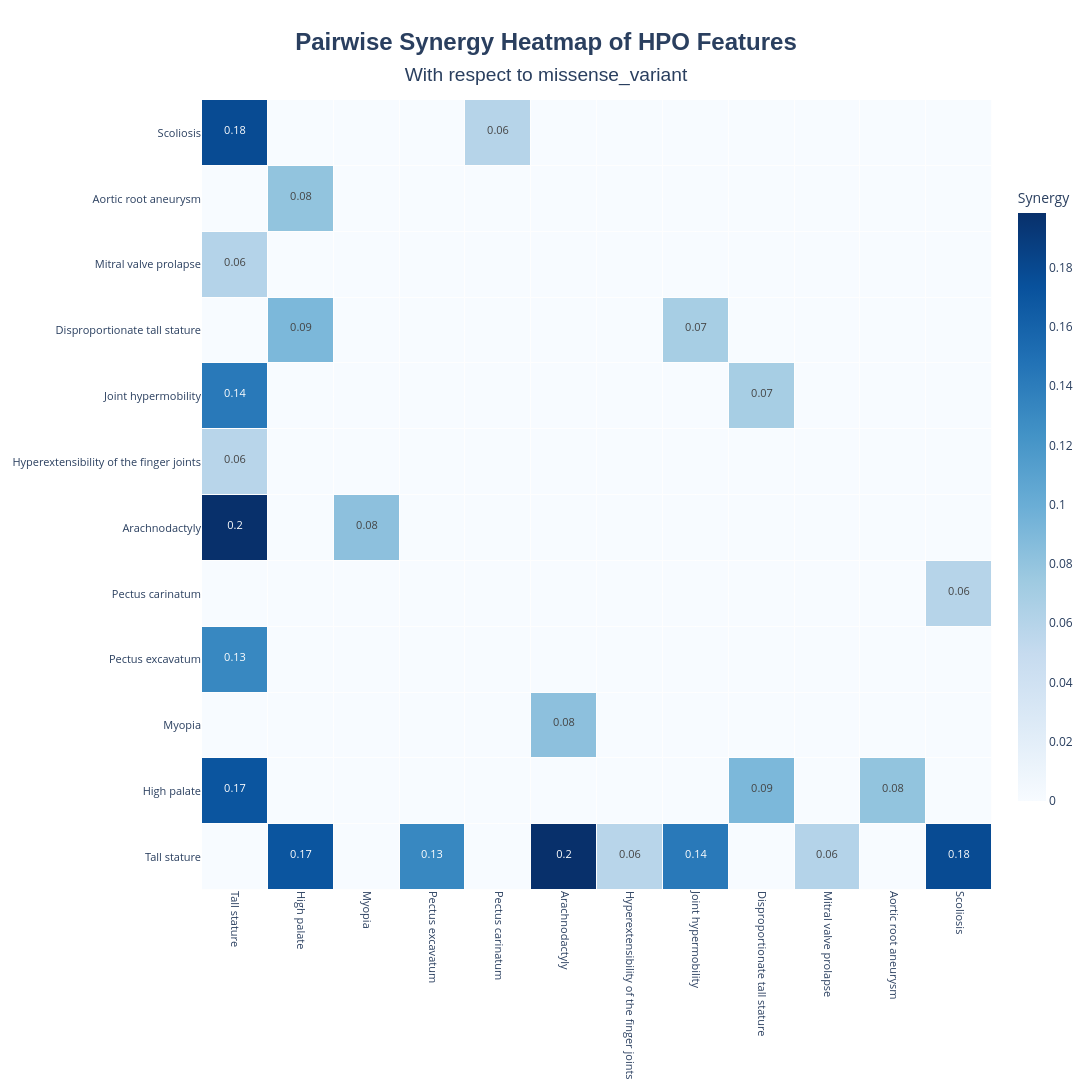

Notebook code cell kept with this figure:
### Markdown cell above
##### **Pairwise Synergy Analysis and Ploting**
We compute pairwise synergy scores between HPO terms for predicting the target (Acromicric dysplasia) using permutation testing.

### Code cell
target=target_matrix['missense_variant']
synergy_analyzer=PairwiseSynergyAnalyzer(
    hpo_data=hpo_matrix, 
    target=target,
    n_permutations=1000,
    min_individuals_for_synergy_caculation=40,
    random_state=40)
synergy_analyzer.compute_synergy_matrix(n_jobs=32)
synergy_analyzer.save_synergy_results(
    lower_bound=0.1,
    alpha=0.05,
    output_file='synergy_matrix_FBN1_filterd.csv',
)
fig = synergy_analyzer.plot_synergy_heatmap(
    lower_bound=0.05,
    target_name=target.name,
)
fig.show()
synergy_analyzer.save_synergy_heatmap(
    output_file='synergy_heatmap_FBN1.html',
    fig=fig,
)

### Figure 1 — Plotly figure (JSON) as saved in the notebook; plotly's stock layout.template omitted (floating-point values rounded to 4 significant figures; data arrays with more than 128 entries replaced by an {"elided": "..."} marker saying what was removed)
{"data": [{"colorbar": {"len": 0.8, "thickness": 28, "title": {"text": "Synergy"}}, "colorscale": [[0, "rgb(247,251,255)"], [0.125, "rgb(222,235,247)"], [0.25, "rgb(198,219,239)"], [0.375, "rgb(158,202,225)"], [0.5, "rgb(107,174,214)"], [0.625, "rgb(66,146,198)"], [0.75, "rgb(33,113,181)"], [0.875, "rgb(8,81,156)"], [1, "rgb(8,48,107)"]], "hoverinfo": "text", "hovertext": {"elided": "12x12 str values"}, "text": {"elided": "12x12 str values"}, "texttemplate": "<span style='font-size:11px'>%{text}</span>", "type": "heatmap", "x": ["Tall stature", "High palate", "Myopia", "Pectus excavatum", "Pectus carinatum", "Arachnodactyly", "Hyperextensibility of the finger joints", "Joint hypermobility", "Disproportionate tall stature", "Mitral valve prolapse", "Aortic root aneurysm", "Scoliosis"], "xgap": 1, "y": ["Tall stature", "High palate", "Myopia", "Pectus excavatum", "Pectus carinatum", "Arachnodactyly", "Hyperextensibility of the finger joints", "Joint hypermobility", "Disproportionate tall stature", "Mitral valve prolapse", "Aortic root aneurysm", "Scoliosis"], "ygap": 1, "z": {"elided": "12x12 float values"}, "zmax": 0.1985, "zmid": 0, "zmin": 0}], "layout": {"height": 1209, "plot_bgcolor": "rgba(240,240,240,0.1)", "title": {"font": {"family": "Arial", "size": 24}, "text": "<b>Pairwise Synergy Heatmap of HPO Features</b><br><span style='font-size:0.8em'>With respect to missense_variant</span>", "x": 0.5, "xanchor": "center", "yanchor": "top"}, "width": 1209, "xaxis": {"tickangle": 90, "tickfont": {"size": 11}}, "yaxis": {"scaleanchor": "x", "scaleratio": 1, "tickfont": {"size": 11}}}}
